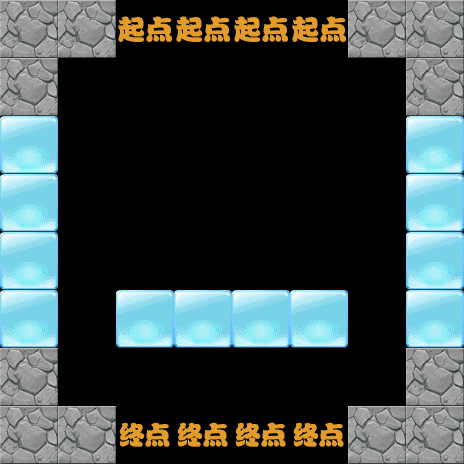

A level layout from a 2D game, rendered from its tile map. Below: a short description, then the map file with tile-grid data replaced by summaries:
An orthogonal 8x8 tile map with 58x58 px tiles, 8 tile layers (1-layer, 2-layer, 3-layer, 4-layer, ...).

<map version="1.0" orientation="orthogonal" renderorder="right-down" width="8" height="8" tilewidth="58" tileheight="58">
 <tileset firstgid="1" name="backgroundBlock" tilewidth="58" tileheight="58">
  <image source="backgroundBlock.png" width="348" height="870" />
 </tileset>
 <layer name="1-layer" width="8" height="8">
  <data>[64 cells, 47 non-empty, 1 distinct tile ids]</data>
 </layer>
 <layer name="2-layer" width="8" height="8">
  <data>[64 cells, 58 non-empty, 1 distinct tile ids]</data>
 </layer>
 <layer name="3-layer" width="8" height="8">
  <data>[64 cells, 43 non-empty, 1 distinct tile ids]</data>
 </layer>
 <layer name="4-layer" width="8" height="8">
  <data>[64 cells, 60 non-empty, 2 distinct tile ids]</data>
 </layer>
 <layer name="5-layer" width="8" height="8">
  <data>[64 cells, 57 non-empty, 1 distinct tile ids]</data>
 </layer>
 <layer name="6-layer" width="8" height="8">
  <data>[64 cells, 54 non-empty, 2 distinct tile ids]</data>
 </layer>
 <layer name="7-layer" width="8" height="8">
  <data>[64 cells, 63 non-empty, 1 distinct tile ids]</data>
 </layer>
 <layer name="8-layer" width="8" height="8">
  <data>[64 cells, 63 non-empty, 3 distinct tile ids]</data>
 </layer>
</map>
